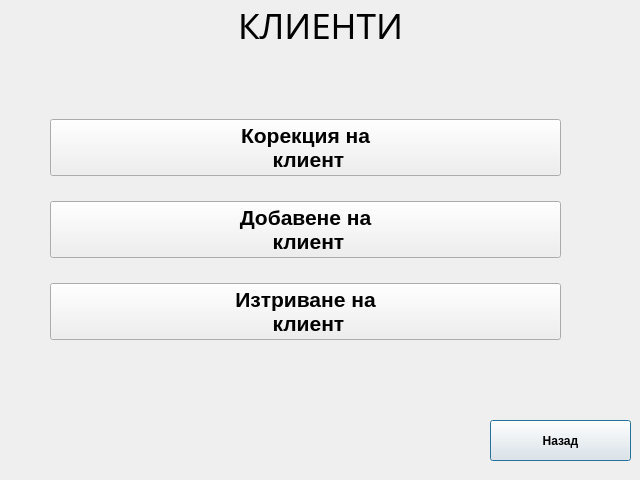
<?xml version="1.0" encoding="UTF-8"?>
<ui version="4.0">
 <class>ClientsForm</class>
 <widget class="QDialog" name="ClientsForm">
  <property name="geometry">
   <rect>
    <x>0</x>
    <y>0</y>
    <width>640</width>
    <height>480</height>
   </rect>
  </property>
  <property name="sizePolicy">
   <sizepolicy hsizetype="Fixed" vsizetype="Fixed">
    <horstretch>0</horstretch>
    <verstretch>0</verstretch>
   </sizepolicy>
  </property>
  <property name="windowTitle">
   <string>Dialog</string>
  </property>
  <widget class="QLabel" name="L_MainLabel">
   <property name="geometry">
    <rect>
     <x>0</x>
     <y>0</y>
     <width>641</width>
     <height>51</height>
    </rect>
   </property>
   <property name="font">
    <font>
     <family>Noto Naskh Arabic UI</family>
     <pointsize>26</pointsize>
    </font>
   </property>
   <property name="text">
    <string>КЛИЕНТИ</string>
   </property>
   <property name="alignment">
    <set>Qt::AlignCenter</set>
   </property>
  </widget>
  <widget class="QPushButton" name="pushButton">
   <property name="geometry">
    <rect>
     <x>490</x>
     <y>420</y>
     <width>141</width>
     <height>41</height>
    </rect>
   </property>
   <property name="font">
    <font>
     <weight>75</weight>
     <bold>true</bold>
    </font>
   </property>
   <property name="text">
    <string>Назад</string>
   </property>
  </widget>
  <widget class="QWidget" name="layoutWidget">
   <property name="geometry">
    <rect>
     <x>50</x>
     <y>100</y>
     <width>511</width>
     <height>261</height>
    </rect>
   </property>
   <layout class="QVBoxLayout" name="verticalLayout">
    <item>
     <widget class="QPushButton" name="Button_EditClient">
      <property name="font">
       <font>
        <pointsize>16</pointsize>
        <weight>75</weight>
        <bold>true</bold>
       </font>
      </property>
      <property name="text">
       <string>Корекция на 
 клиент</string>
      </property>
     </widget>
    </item>
    <item>
     <widget class="QPushButton" name="Button_NewClient">
      <property name="font">
       <font>
        <pointsize>16</pointsize>
        <weight>75</weight>
        <bold>true</bold>
       </font>
      </property>
      <property name="text">
       <string>Добавене на 
 клиент</string>
      </property>
     </widget>
    </item>
    <item>
     <widget class="QPushButton" name="Button_RemoveClient">
      <property name="font">
       <font>
        <pointsize>16</pointsize>
        <weight>75</weight>
        <bold>true</bold>
       </font>
      </property>
      <property name="text">
       <string>Изтриване на 
 клиент</string>
      </property>
     </widget>
    </item>
   </layout>
  </widget>
 </widget>
 <resources/>
 <connections/>
</ui>
